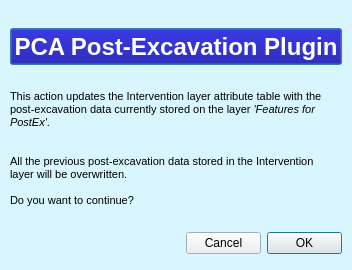
<?xml version="1.0" encoding="UTF-8"?>
<ui version="4.0">
 <class>PCA_PostExcDialogBase</class>
 <widget class="QDialog" name="PCA_PostExcDialogBase">
  <property name="windowModality">
   <enum>Qt::ApplicationModal</enum>
  </property>
  <property name="geometry">
   <rect>
    <x>0</x>
    <y>0</y>
    <width>352</width>
    <height>270</height>
   </rect>
  </property>
  <property name="sizePolicy">
   <sizepolicy hsizetype="Fixed" vsizetype="Fixed">
    <horstretch>0</horstretch>
    <verstretch>0</verstretch>
   </sizepolicy>
  </property>
  <property name="minimumSize">
   <size>
    <width>352</width>
    <height>270</height>
   </size>
  </property>
  <property name="maximumSize">
   <size>
    <width>352</width>
    <height>270</height>
   </size>
  </property>
  <property name="palette">
   <palette>
    <active>
     <colorrole role="Base">
      <brush brushstyle="SolidPattern">
       <color alpha="255">
        <red>255</red>
        <green>255</green>
        <blue>255</blue>
       </color>
      </brush>
     </colorrole>
     <colorrole role="Window">
      <brush brushstyle="SolidPattern">
       <color alpha="255">
        <red>217</red>
        <green>246</green>
        <blue>255</blue>
       </color>
      </brush>
     </colorrole>
    </active>
    <inactive>
     <colorrole role="Base">
      <brush brushstyle="SolidPattern">
       <color alpha="255">
        <red>255</red>
        <green>255</green>
        <blue>255</blue>
       </color>
      </brush>
     </colorrole>
     <colorrole role="Window">
      <brush brushstyle="SolidPattern">
       <color alpha="255">
        <red>217</red>
        <green>246</green>
        <blue>255</blue>
       </color>
      </brush>
     </colorrole>
    </inactive>
    <disabled>
     <colorrole role="Base">
      <brush brushstyle="SolidPattern">
       <color alpha="255">
        <red>217</red>
        <green>246</green>
        <blue>255</blue>
       </color>
      </brush>
     </colorrole>
     <colorrole role="Window">
      <brush brushstyle="SolidPattern">
       <color alpha="255">
        <red>217</red>
        <green>246</green>
        <blue>255</blue>
       </color>
      </brush>
     </colorrole>
    </disabled>
   </palette>
  </property>
  <property name="cursor">
   <cursorShape>ArrowCursor</cursorShape>
  </property>
  <property name="windowTitle">
   <string>PCA PostExcavation Plugin</string>
  </property>
  <widget class="QPushButton" name="pushButton">
   <property name="geometry">
    <rect>
     <x>10</x>
     <y>28</y>
     <width>332</width>
     <height>37</height>
    </rect>
   </property>
   <property name="sizePolicy">
    <sizepolicy hsizetype="Fixed" vsizetype="Fixed">
     <horstretch>0</horstretch>
     <verstretch>0</verstretch>
    </sizepolicy>
   </property>
   <property name="palette">
    <palette>
     <active>
      <colorrole role="Button">
       <brush brushstyle="SolidPattern">
        <color alpha="255">
         <red>0</red>
         <green>0</green>
         <blue>153</blue>
        </color>
       </brush>
      </colorrole>
      <colorrole role="Light">
       <brush brushstyle="SolidPattern">
        <color alpha="255">
         <red>0</red>
         <green>0</green>
         <blue>147</blue>
        </color>
       </brush>
      </colorrole>
      <colorrole role="Dark">
       <brush brushstyle="SolidPattern">
        <color alpha="255">
         <red>0</red>
         <green>0</green>
         <blue>153</blue>
        </color>
       </brush>
      </colorrole>
      <colorrole role="Mid">
       <brush brushstyle="SolidPattern">
        <color alpha="255">
         <red>0</red>
         <green>0</green>
         <blue>147</blue>
        </color>
       </brush>
      </colorrole>
      <colorrole role="Text">
       <brush brushstyle="SolidPattern">
        <color alpha="255">
         <red>0</red>
         <green>0</green>
         <blue>0</blue>
        </color>
       </brush>
      </colorrole>
      <colorrole role="BrightText">
       <brush brushstyle="SolidPattern">
        <color alpha="255">
         <red>85</red>
         <green>255</green>
         <blue>0</blue>
        </color>
       </brush>
      </colorrole>
      <colorrole role="ButtonText">
       <brush brushstyle="SolidPattern">
        <color alpha="255">
         <red>255</red>
         <green>255</green>
         <blue>255</blue>
        </color>
       </brush>
      </colorrole>
      <colorrole role="Base">
       <brush brushstyle="SolidPattern">
        <color alpha="255">
         <red>0</red>
         <green>0</green>
         <blue>141</blue>
        </color>
       </brush>
      </colorrole>
      <colorrole role="Window">
       <brush brushstyle="SolidPattern">
        <color alpha="255">
         <red>85</red>
         <green>170</green>
         <blue>255</blue>
        </color>
       </brush>
      </colorrole>
      <colorrole role="Shadow">
       <brush brushstyle="SolidPattern">
        <color alpha="255">
         <red>0</red>
         <green>0</green>
         <blue>146</blue>
        </color>
       </brush>
      </colorrole>
      <colorrole role="PlaceholderText">
       <brush brushstyle="SolidPattern">
        <color alpha="128">
         <red>0</red>
         <green>0</green>
         <blue>0</blue>
        </color>
       </brush>
      </colorrole>
     </active>
     <inactive>
      <colorrole role="Button">
       <brush brushstyle="SolidPattern">
        <color alpha="255">
         <red>0</red>
         <green>0</green>
         <blue>153</blue>
        </color>
       </brush>
      </colorrole>
      <colorrole role="Light">
       <brush brushstyle="SolidPattern">
        <color alpha="255">
         <red>0</red>
         <green>0</green>
         <blue>147</blue>
        </color>
       </brush>
      </colorrole>
      <colorrole role="Dark">
       <brush brushstyle="SolidPattern">
        <color alpha="255">
         <red>0</red>
         <green>0</green>
         <blue>153</blue>
        </color>
       </brush>
      </colorrole>
      <colorrole role="Mid">
       <brush brushstyle="SolidPattern">
        <color alpha="255">
         <red>0</red>
         <green>0</green>
         <blue>147</blue>
        </color>
       </brush>
      </colorrole>
      <colorrole role="Text">
       <brush brushstyle="SolidPattern">
        <color alpha="255">
         <red>0</red>
         <green>0</green>
         <blue>0</blue>
        </color>
       </brush>
      </colorrole>
      <colorrole role="BrightText">
       <brush brushstyle="SolidPattern">
        <color alpha="255">
         <red>85</red>
         <green>255</green>
         <blue>0</blue>
        </color>
       </brush>
      </colorrole>
      <colorrole role="ButtonText">
       <brush brushstyle="SolidPattern">
        <color alpha="255">
         <red>255</red>
         <green>255</green>
         <blue>255</blue>
        </color>
       </brush>
      </colorrole>
      <colorrole role="Base">
       <brush brushstyle="SolidPattern">
        <color alpha="255">
         <red>0</red>
         <green>0</green>
         <blue>141</blue>
        </color>
       </brush>
      </colorrole>
      <colorrole role="Window">
       <brush brushstyle="SolidPattern">
        <color alpha="255">
         <red>85</red>
         <green>170</green>
         <blue>255</blue>
        </color>
       </brush>
      </colorrole>
      <colorrole role="Shadow">
       <brush brushstyle="SolidPattern">
        <color alpha="255">
         <red>0</red>
         <green>0</green>
         <blue>146</blue>
        </color>
       </brush>
      </colorrole>
      <colorrole role="PlaceholderText">
       <brush brushstyle="SolidPattern">
        <color alpha="128">
         <red>0</red>
         <green>0</green>
         <blue>0</blue>
        </color>
       </brush>
      </colorrole>
     </inactive>
     <disabled>
      <colorrole role="Button">
       <brush brushstyle="SolidPattern">
        <color alpha="255">
         <red>0</red>
         <green>0</green>
         <blue>153</blue>
        </color>
       </brush>
      </colorrole>
      <colorrole role="Light">
       <brush brushstyle="SolidPattern">
        <color alpha="255">
         <red>0</red>
         <green>0</green>
         <blue>147</blue>
        </color>
       </brush>
      </colorrole>
      <colorrole role="Dark">
       <brush brushstyle="SolidPattern">
        <color alpha="255">
         <red>0</red>
         <green>0</green>
         <blue>153</blue>
        </color>
       </brush>
      </colorrole>
      <colorrole role="Mid">
       <brush brushstyle="SolidPattern">
        <color alpha="255">
         <red>0</red>
         <green>0</green>
         <blue>147</blue>
        </color>
       </brush>
      </colorrole>
      <colorrole role="Text">
       <brush brushstyle="SolidPattern">
        <color alpha="255">
         <red>0</red>
         <green>0</green>
         <blue>153</blue>
        </color>
       </brush>
      </colorrole>
      <colorrole role="BrightText">
       <brush brushstyle="SolidPattern">
        <color alpha="255">
         <red>85</red>
         <green>255</green>
         <blue>0</blue>
        </color>
       </brush>
      </colorrole>
      <colorrole role="ButtonText">
       <brush brushstyle="SolidPattern">
        <color alpha="255">
         <red>120</red>
         <green>120</green>
         <blue>120</blue>
        </color>
       </brush>
      </colorrole>
      <colorrole role="Base">
       <brush brushstyle="SolidPattern">
        <color alpha="255">
         <red>85</red>
         <green>170</green>
         <blue>255</blue>
        </color>
       </brush>
      </colorrole>
      <colorrole role="Window">
       <brush brushstyle="SolidPattern">
        <color alpha="255">
         <red>85</red>
         <green>170</green>
         <blue>255</blue>
        </color>
       </brush>
      </colorrole>
      <colorrole role="Shadow">
       <brush brushstyle="SolidPattern">
        <color alpha="255">
         <red>0</red>
         <green>0</green>
         <blue>146</blue>
        </color>
       </brush>
      </colorrole>
      <colorrole role="PlaceholderText">
       <brush brushstyle="SolidPattern">
        <color alpha="128">
         <red>0</red>
         <green>0</green>
         <blue>0</blue>
        </color>
       </brush>
      </colorrole>
     </disabled>
    </palette>
   </property>
   <property name="font">
    <font>
     <family>Arial</family>
     <pointsize>18</pointsize>
     <weight>75</weight>
     <bold>true</bold>
    </font>
   </property>
   <property name="cursor">
    <cursorShape>BlankCursor</cursorShape>
   </property>
   <property name="text">
    <string>PCA Post-Excavation Plugin</string>
   </property>
   <property name="autoDefault">
    <bool>false</bool>
   </property>
   <property name="flat">
    <bool>false</bool>
   </property>
  </widget>
  <widget class="QLabel" name="label">
   <property name="geometry">
    <rect>
     <x>10</x>
     <y>90</y>
     <width>330</width>
     <height>117</height>
    </rect>
   </property>
   <property name="sizePolicy">
    <sizepolicy hsizetype="Fixed" vsizetype="Fixed">
     <horstretch>0</horstretch>
     <verstretch>0</verstretch>
    </sizepolicy>
   </property>
   <property name="minimumSize">
    <size>
     <width>330</width>
     <height>0</height>
    </size>
   </property>
   <property name="maximumSize">
    <size>
     <width>330</width>
     <height>16777215</height>
    </size>
   </property>
   <property name="font">
    <font>
     <pointsize>8</pointsize>
    </font>
   </property>
   <property name="text">
    <string>&lt;html&gt;&lt;head/&gt;&lt;body&gt;&lt;p&gt;This action updates the Intervention layer attribute table with the post-excavation data currently stored on the layer &lt;span style=&quot; font-style:italic;&quot;&gt;'Features for PostEx'&lt;/span&gt;. &lt;br/&gt;&lt;br/&gt;&lt;br/&gt;All the previous post-excavation data stored in the Intervention layer will be overwritten. &lt;br/&gt;&lt;br/&gt;Do you want to continue? &lt;/p&gt;&lt;/body&gt;&lt;/html&gt;</string>
   </property>
   <property name="wordWrap">
    <bool>true</bool>
   </property>
  </widget>
  <widget class="QDialogButtonBox" name="button_box">
   <property name="geometry">
    <rect>
     <x>186</x>
     <y>232</y>
     <width>156</width>
     <height>23</height>
    </rect>
   </property>
   <property name="sizePolicy">
    <sizepolicy hsizetype="Fixed" vsizetype="Fixed">
     <horstretch>0</horstretch>
     <verstretch>0</verstretch>
    </sizepolicy>
   </property>
   <property name="layoutDirection">
    <enum>Qt::RightToLeft</enum>
   </property>
   <property name="orientation">
    <enum>Qt::Horizontal</enum>
   </property>
   <property name="standardButtons">
    <set>QDialogButtonBox::Cancel|QDialogButtonBox::Ok</set>
   </property>
  </widget>
 </widget>
 <resources/>
 <connections>
  <connection>
   <sender>button_box</sender>
   <signal>accepted()</signal>
   <receiver>PCA_PostExcDialogBase</receiver>
   <slot>accept()</slot>
   <hints>
    <hint type="sourcelabel">
     <x>20</x>
     <y>20</y>
    </hint>
    <hint type="destinationlabel">
     <x>20</x>
     <y>20</y>
    </hint>
   </hints>
  </connection>
  <connection>
   <sender>button_box</sender>
   <signal>rejected()</signal>
   <receiver>PCA_PostExcDialogBase</receiver>
   <slot>reject()</slot>
   <hints>
    <hint type="sourcelabel">
     <x>20</x>
     <y>20</y>
    </hint>
    <hint type="destinationlabel">
     <x>20</x>
     <y>20</y>
    </hint>
   </hints>
  </connection>
 </connections>
</ui>
